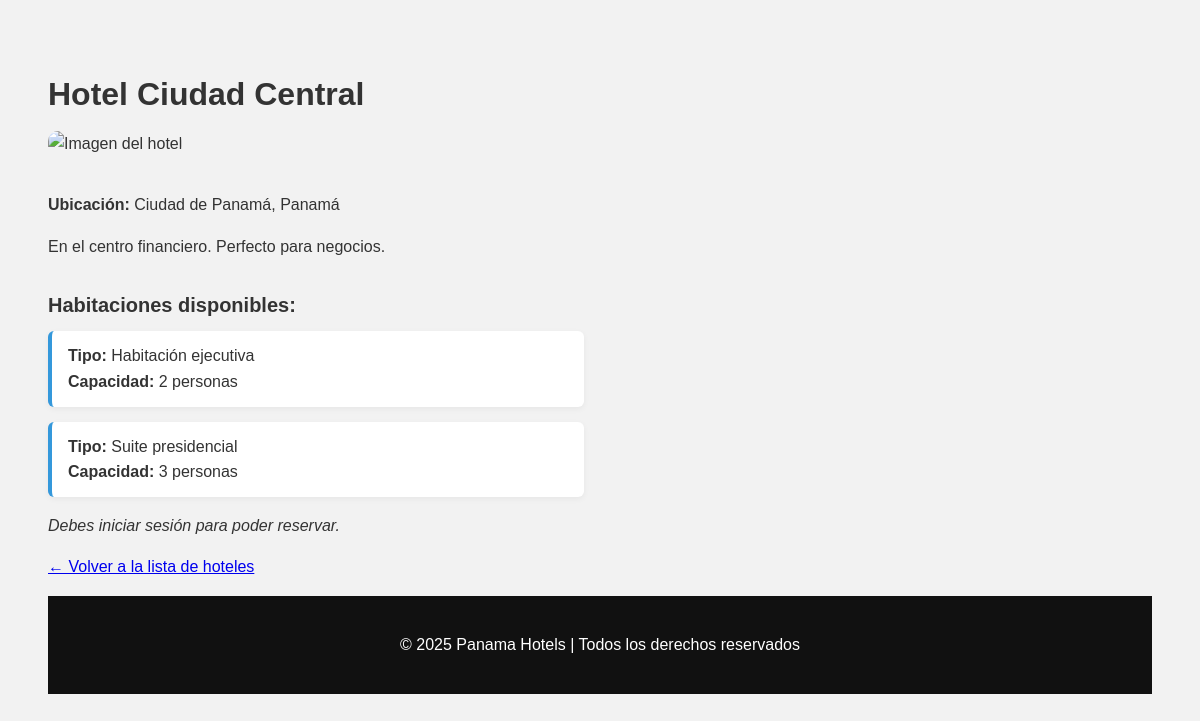
Page /public/ver_hotel.php?id=3 on the committed database.
### tables this page shows
CREATE TABLE `hoteles` (
  `id` int(11) NOT NULL,
  `nombre` varchar(100) NOT NULL,
  `descripcion` text DEFAULT NULL,
  `direccion` varchar(255) DEFAULT NULL,
  `categoria_id` int(11) DEFAULT NULL,
  `imagen` varchar(255) DEFAULT NULL
);

CREATE TABLE `habitaciones` (
  `id` int(11) NOT NULL,
  `hotel_id` int(11) NOT NULL,
  `tipo` varchar(100) NOT NULL,
  `capacidad` int(11) NOT NULL
);

### public/ver_hotel.php (the view, shortened to what this page needs)
<?php
require_once '../control/ReservasController.php';
$db = new mod_db();
$conn = $db->getConexion();
$errores = [];
$usuario_id = $_SESSION['usuario_id'] ?? null;
if (isset($_GET['id'])) {
    $hotel_id = intval($_GET['id']);
    $stmtHotel = $conn->prepare("SELECT * FROM hoteles WHERE id = :id");
    $stmtHotel->execute([':id' => $hotel_id]);
    $hotel = $stmtHotel->fetch(PDO::FETCH_ASSOC);
    $stmtHabitaciones = $conn->prepare("SELECT * FROM habitaciones WHERE hotel_id = :hotel_id");
    $stmtHabitaciones->execute([':hotel_id' => $hotel_id]);
    $habitaciones = $stmtHabitaciones->fetchAll(PDO::FETCH_ASSOC);
}
?>
<!DOCTYPE html>
<html lang="es">
<head>
    <link rel="stylesheet" href="../css/estilosDetalleHotel.css">
    <?php if (!isset($hotel)): ?>
    <h2>Hoteles disponibles en Panamá</h2>
    <div class="hotel-grid">
        <?php
        $stmt = $conn->query("SELECT id, nombre, direccion FROM hoteles");
        while ($row = $stmt->fetch(PDO::FETCH_ASSOC)):
            $imagen = match($row['id']) {
                1 => "../img/paraiso_del_mar.jpg",
                2 => "../img/sierra verde.jpg",
                3 => "../img/ciudad_central.jpg",
                4 => "../img/colonial.jpeg",
                5 => "../img/cafe.jpg",
                7 => "../img/esencia.jpg",
                default => "../img/7palabras.jpg"
            };
        ?>
            <a class="hotel-card" href="ver_hotel.php?id=<?= intval($row['id']) ?>">
                <img src="<?= $imagen ?>" alt="Imagen del hotel" style="width:100%; height:200px; object-fit:cover; border-radius: 10px;">
                <h3><?= htmlspecialchars($row['nombre']) ?></h3>
                <p><?= htmlspecialchars($row['direccion']) ?></p>
            </a>
        <?php endwhile; ?>
    </div>
<?php else: ?>
    <h1><?= htmlspecialchars($hotel['nombre']) ?></h1>
<img src="<?= $imagenHotel ?>" alt="Imagen del hotel" style="max-width:600px; width:100%; border-radius: 10px; margin-bottom: 20px;">
    <p><strong>Ubicación:</strong> <?= htmlspecialchars($hotel['direccion']) ?></p>
    <p><?= htmlspecialchars($hotel['descripcion']) ?></p>
    <h3>Habitaciones disponibles:</h3>
    <?php if ($habitaciones): ?>
        <?php foreach ($habitaciones as $hab): ?>
            <div class="habitacion-card">
                <strong>Tipo:</strong> <?= htmlspecialchars($hab['tipo']) ?><br>
                <strong>Capacidad:</strong> <?= intval($hab['capacidad']) ?> personas
            </div>
        <?php endforeach; ?>
    <?php else: ?>
        <p>No hay habitaciones disponibles para este hotel.</p>
    <?php endif; ?>
    <?php if ($usuario_id): ?>
        <button id="btnMostrarReserva" onclick="mostrarFormularioReserva()">Reservar</button>
        <div id="formularioReserva" class="reserva-form" style="display:none;">
            <h3>Formulario de Reserva</h3>
            <?php if (!empty($errores)): ?>
                <ul style="color:red;">
                    <?php foreach ($errores as $error): ?>
                        <li><?= htmlspecialchars($error) ?></li>
                    <?php endforeach; ?>
                </ul>
            <?php endif; ?>
            <form method="POST" action="ver_hotel.php?id=<?= $hotel_id ?>">
                <label for="habitacion_id">Habitación:</label>
                <select name="habitacion_id" required>
                    <option value="">-- Seleccione una habitación --</option>
                    <?php foreach ($habitaciones as $hab): ?>
                        <option value="<?= $hab['id'] ?>">
                            <?= htmlspecialchars($hab['tipo']) ?> (Capacidad: <?= intval($hab['capacidad']) ?>)
                        </option>
                    <?php endforeach; ?>
                </select>
                <label for="fecha_entrada">Fecha de Entrada:</label>
                <input type="date" name="fecha_entrada" required>
                <label for="fecha_salida">Fecha de Salida:</label>
                <input type="date" name="fecha_salida" required>
                <label for="personas">Personas:</label>
                <input type="number" name="personas" min="1" value="1" required>
                <button type="submit">Confirmar Reserva</button>
            </form>
        </div>
    <?php else: ?>
        <p><em>Debes iniciar sesión para poder reservar.</em></p>
    <?php endif; ?>
    <p><a href="../index/index.php">← Volver a la lista de hoteles</a></p>
<?php endif; ?>
<?php include("../index/footer.php"); ?>
</body>
</html>

### css/estilosDetalleHotel.css (style rules this page uses)
h1 { font-size: 32px; margin-bottom: 10px; }
img { max-width: 600px; width: 100%; border-radius: 10px; margin-bottom: 20px; }
h3 { font-size: 20px; margin-top: 30px; margin-bottom: 10px; }
.habitacion-card { background-color: #fff; border-left: 4px solid #3498db; padding: 12px 16px; margin-bottom: 15px; border-radius: 6px; box-shadow: 0 2px 6px rgba(0,0,0,0.05); width: 100%; max-width: 500px; }

### rows in the picture
hoteles: nombre "Hotel Ciudad Central", direccion "Ciudad de Panamá, Panamá", descripcion "En el centro financiero. Perfecto para negocios."
habitaciones: tipo "Habitación ejecutiva", capacidad "2"
habitaciones: tipo "Suite presidencial", capacidad "3"
